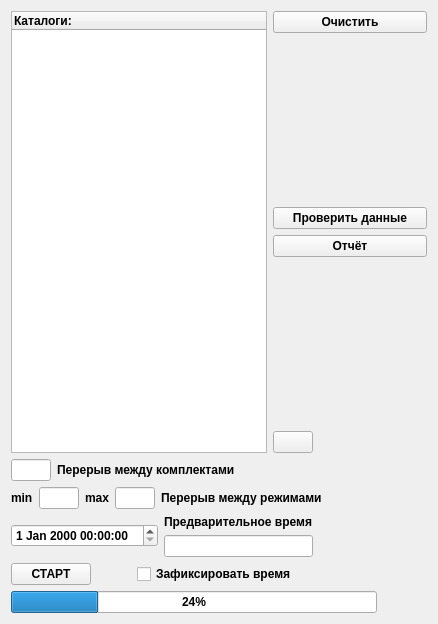
<?xml version="1.0" encoding="UTF-8"?>
<ui version="4.0">
 <class>TimerAepWidget</class>
 <widget class="QWidget" name="TimerAepWidget">
  <property name="enabled">
   <bool>true</bool>
  </property>
  <property name="geometry">
   <rect>
    <x>0</x>
    <y>0</y>
    <width>438</width>
    <height>624</height>
   </rect>
  </property>
  <property name="sizePolicy">
   <sizepolicy hsizetype="Preferred" vsizetype="Preferred">
    <horstretch>0</horstretch>
    <verstretch>0</verstretch>
   </sizepolicy>
  </property>
  <property name="font">
   <font>
    <weight>75</weight>
    <bold>true</bold>
   </font>
  </property>
  <property name="windowTitle">
   <string>Таймер АЭП</string>
  </property>
  <property name="styleSheet">
   <string notr="true"/>
  </property>
  <layout class="QGridLayout" name="gridLayout">
   <item row="0" column="0">
    <layout class="QVBoxLayout" name="verticalLayout_2">
     <item>
      <layout class="QHBoxLayout" name="horizontalLayout">
       <item>
        <widget class="QTreeWidget" name="m_loadSets_tw">
         <column>
          <property name="text">
           <string notr="true">Каталоги:</string>
          </property>
         </column>
        </widget>
       </item>
       <item>
        <layout class="QVBoxLayout" name="verticalLayout">
         <item>
          <widget class="QPushButton" name="m_clear_pb">
           <property name="font">
            <font>
             <weight>75</weight>
             <bold>true</bold>
            </font>
           </property>
           <property name="styleSheet">
            <string notr="true"/>
           </property>
           <property name="text">
            <string>Очистить</string>
           </property>
          </widget>
         </item>
         <item>
          <spacer name="verticalSpacer_2">
           <property name="orientation">
            <enum>Qt::Vertical</enum>
           </property>
           <property name="sizeHint" stdset="0">
            <size>
             <width>20</width>
             <height>40</height>
            </size>
           </property>
          </spacer>
         </item>
         <item>
          <widget class="QPushButton" name="m_startCheckData_pb">
           <property name="text">
            <string>Проверить данные</string>
           </property>
          </widget>
         </item>
         <item>
          <widget class="QPushButton" name="m_report_pb">
           <property name="text">
            <string>Отчёт</string>
           </property>
          </widget>
         </item>
         <item>
          <spacer name="verticalSpacer">
           <property name="orientation">
            <enum>Qt::Vertical</enum>
           </property>
           <property name="sizeHint" stdset="0">
            <size>
             <width>20</width>
             <height>40</height>
            </size>
           </property>
          </spacer>
         </item>
         <item>
          <layout class="QHBoxLayout" name="horizontalLayout_9">
           <item>
            <widget class="QPushButton" name="m_back_pb">
             <property name="text">
              <string/>
             </property>
             <property name="icon">
              <iconset resource="../path.qrc">
               <normaloff>:/image/button_back.png</normaloff>:/image/button_back.png</iconset>
             </property>
             <property name="iconSize">
              <size>
               <width>60</width>
               <height>60</height>
              </size>
             </property>
            </widget>
           </item>
           <item>
            <spacer name="horizontalSpacer_2">
             <property name="orientation">
              <enum>Qt::Horizontal</enum>
             </property>
             <property name="sizeHint" stdset="0">
              <size>
               <width>40</width>
               <height>20</height>
              </size>
             </property>
            </spacer>
           </item>
          </layout>
         </item>
        </layout>
       </item>
      </layout>
     </item>
     <item>
      <layout class="QHBoxLayout" name="horizontalLayout_3">
       <item>
        <widget class="QLineEdit" name="m_timeSet_le">
         <property name="minimumSize">
          <size>
           <width>40</width>
           <height>0</height>
          </size>
         </property>
         <property name="maximumSize">
          <size>
           <width>40</width>
           <height>16777215</height>
          </size>
         </property>
        </widget>
       </item>
       <item>
        <widget class="QLabel" name="label_Time_Complect">
         <property name="text">
          <string>Перерыв между комплектами</string>
         </property>
        </widget>
       </item>
       <item>
        <spacer name="horizontalSpacer">
         <property name="orientation">
          <enum>Qt::Horizontal</enum>
         </property>
         <property name="sizeHint" stdset="0">
          <size>
           <width>40</width>
           <height>20</height>
          </size>
         </property>
        </spacer>
       </item>
      </layout>
     </item>
     <item>
      <layout class="QHBoxLayout" name="horizontalLayout_7">
       <item>
        <widget class="QLabel" name="label_3">
         <property name="text">
          <string>min</string>
         </property>
        </widget>
       </item>
       <item>
        <widget class="QLineEdit" name="m_minTimeModes_le">
         <property name="minimumSize">
          <size>
           <width>40</width>
           <height>0</height>
          </size>
         </property>
         <property name="maximumSize">
          <size>
           <width>40</width>
           <height>16777215</height>
          </size>
         </property>
        </widget>
       </item>
       <item>
        <widget class="QLabel" name="label_2">
         <property name="text">
          <string>max</string>
         </property>
        </widget>
       </item>
       <item>
        <widget class="QLineEdit" name="m_maxTimeModes_le">
         <property name="maximumSize">
          <size>
           <width>40</width>
           <height>16777215</height>
          </size>
         </property>
        </widget>
       </item>
       <item>
        <widget class="QLabel" name="label">
         <property name="text">
          <string>Перерыв между режимами</string>
         </property>
        </widget>
       </item>
       <item>
        <spacer name="horizontalSpacer_7">
         <property name="orientation">
          <enum>Qt::Horizontal</enum>
         </property>
         <property name="sizeHint" stdset="0">
          <size>
           <width>40</width>
           <height>20</height>
          </size>
         </property>
        </spacer>
       </item>
      </layout>
     </item>
     <item>
      <layout class="QVBoxLayout" name="verticalLayout_5">
       <item>
        <layout class="QHBoxLayout" name="horizontalLayout_4">
         <item>
          <layout class="QHBoxLayout" name="horizontalLayout_2">
           <item>
            <widget class="QDateTimeEdit" name="m_editTime_dte"/>
           </item>
          </layout>
         </item>
         <item>
          <layout class="QVBoxLayout" name="verticalLayout_3">
           <item>
            <widget class="QLabel" name="label_Timer_AEP_Preliminarily">
             <property name="text">
              <string>Предварительное время</string>
             </property>
            </widget>
           </item>
           <item>
            <widget class="QLineEdit" name="m_previewTime_le">
             <property name="maximumSize">
              <size>
               <width>150</width>
               <height>16777215</height>
              </size>
             </property>
            </widget>
           </item>
          </layout>
         </item>
         <item>
          <spacer name="horizontalSpacer_4">
           <property name="orientation">
            <enum>Qt::Horizontal</enum>
           </property>
           <property name="sizeHint" stdset="0">
            <size>
             <width>40</width>
             <height>20</height>
            </size>
           </property>
          </spacer>
         </item>
        </layout>
       </item>
       <item>
        <layout class="QVBoxLayout" name="verticalLayout_4">
         <item>
          <layout class="QHBoxLayout" name="horizontalLayout_5">
           <item>
            <widget class="QPushButton" name="m_start_pb">
             <property name="text">
              <string>СТАРТ</string>
             </property>
            </widget>
           </item>
           <item>
            <spacer name="horizontalSpacer_3">
             <property name="orientation">
              <enum>Qt::Horizontal</enum>
             </property>
             <property name="sizeType">
              <enum>QSizePolicy::Minimum</enum>
             </property>
             <property name="sizeHint" stdset="0">
              <size>
               <width>40</width>
               <height>20</height>
              </size>
             </property>
            </spacer>
           </item>
           <item>
            <widget class="QCheckBox" name="m_fixedTime_ckb">
             <property name="text">
              <string>Зафиксировать время</string>
             </property>
            </widget>
           </item>
           <item>
            <spacer name="horizontalSpacer_6">
             <property name="orientation">
              <enum>Qt::Horizontal</enum>
             </property>
             <property name="sizeHint" stdset="0">
              <size>
               <width>40</width>
               <height>20</height>
              </size>
             </property>
            </spacer>
           </item>
          </layout>
         </item>
        </layout>
       </item>
       <item>
        <layout class="QHBoxLayout" name="horizontalLayout_6">
         <item>
          <widget class="QProgressBar" name="m_status_prb">
           <property name="enabled">
            <bool>true</bool>
           </property>
           <property name="sizePolicy">
            <sizepolicy hsizetype="MinimumExpanding" vsizetype="Preferred">
             <horstretch>0</horstretch>
             <verstretch>0</verstretch>
            </sizepolicy>
           </property>
           <property name="value">
            <number>24</number>
           </property>
          </widget>
         </item>
         <item>
          <spacer name="horizontalSpacer_5">
           <property name="orientation">
            <enum>Qt::Horizontal</enum>
           </property>
           <property name="sizeType">
            <enum>QSizePolicy::Preferred</enum>
           </property>
           <property name="sizeHint" stdset="0">
            <size>
             <width>50</width>
             <height>20</height>
            </size>
           </property>
          </spacer>
         </item>
        </layout>
       </item>
      </layout>
     </item>
    </layout>
   </item>
  </layout>
 </widget>
 <resources>
  <include location="../path.qrc"/>
 </resources>
 <connections/>
</ui>
